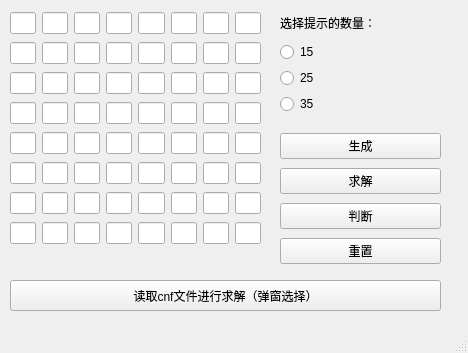
<?xml version="1.0" encoding="UTF-8"?>
<ui version="4.0">
 <class>MainWindow</class>
 <widget class="QMainWindow" name="MainWindow">
  <property name="geometry">
   <rect>
    <x>0</x>
    <y>0</y>
    <width>468</width>
    <height>353</height>
   </rect>
  </property>
  <property name="windowTitle">
   <string>数独</string>
  </property>
  <widget class="QWidget" name="centralwidget">
   <widget class="QWidget" name="gridLayoutWidget">
    <property name="geometry">
     <rect>
      <x>10</x>
      <y>10</y>
      <width>251</width>
      <height>241</height>
     </rect>
    </property>
    <layout class="QGridLayout" name="gridLayout">
     <item row="0" column="0">
      <widget class="QLineEdit" name="lineEdit_1"/>
     </item>
     <item row="0" column="1">
      <widget class="QLineEdit" name="lineEdit_2"/>
     </item>
     <item row="0" column="2">
      <widget class="QLineEdit" name="lineEdit_3"/>
     </item>
     <item row="0" column="3">
      <widget class="QLineEdit" name="lineEdit_4"/>
     </item>
     <item row="0" column="4">
      <widget class="QLineEdit" name="lineEdit_5"/>
     </item>
     <item row="0" column="5">
      <widget class="QLineEdit" name="lineEdit_6"/>
     </item>
     <item row="0" column="6">
      <widget class="QLineEdit" name="lineEdit_7"/>
     </item>
     <item row="0" column="7">
      <widget class="QLineEdit" name="lineEdit_8"/>
     </item>
     <item row="1" column="0">
      <widget class="QLineEdit" name="lineEdit_9"/>
     </item>
     <item row="1" column="1">
      <widget class="QLineEdit" name="lineEdit_10"/>
     </item>
     <item row="1" column="2">
      <widget class="QLineEdit" name="lineEdit_11"/>
     </item>
     <item row="1" column="3">
      <widget class="QLineEdit" name="lineEdit_12"/>
     </item>
     <item row="1" column="4">
      <widget class="QLineEdit" name="lineEdit_13"/>
     </item>
     <item row="1" column="5">
      <widget class="QLineEdit" name="lineEdit_14"/>
     </item>
     <item row="1" column="6">
      <widget class="QLineEdit" name="lineEdit_15"/>
     </item>
     <item row="1" column="7">
      <widget class="QLineEdit" name="lineEdit_16"/>
     </item>
     <item row="2" column="0">
      <widget class="QLineEdit" name="lineEdit_17"/>
     </item>
     <item row="2" column="1">
      <widget class="QLineEdit" name="lineEdit_18"/>
     </item>
     <item row="2" column="2">
      <widget class="QLineEdit" name="lineEdit_19"/>
     </item>
     <item row="2" column="3">
      <widget class="QLineEdit" name="lineEdit_20"/>
     </item>
     <item row="2" column="4">
      <widget class="QLineEdit" name="lineEdit_21"/>
     </item>
     <item row="2" column="5">
      <widget class="QLineEdit" name="lineEdit_22"/>
     </item>
     <item row="2" column="6">
      <widget class="QLineEdit" name="lineEdit_23"/>
     </item>
     <item row="2" column="7">
      <widget class="QLineEdit" name="lineEdit_24"/>
     </item>
     <item row="3" column="0">
      <widget class="QLineEdit" name="lineEdit_25"/>
     </item>
     <item row="3" column="1">
      <widget class="QLineEdit" name="lineEdit_26"/>
     </item>
     <item row="3" column="2">
      <widget class="QLineEdit" name="lineEdit_27"/>
     </item>
     <item row="3" column="3">
      <widget class="QLineEdit" name="lineEdit_28"/>
     </item>
     <item row="3" column="4">
      <widget class="QLineEdit" name="lineEdit_29"/>
     </item>
     <item row="3" column="5">
      <widget class="QLineEdit" name="lineEdit_30"/>
     </item>
     <item row="3" column="6">
      <widget class="QLineEdit" name="lineEdit_31"/>
     </item>
     <item row="3" column="7">
      <widget class="QLineEdit" name="lineEdit_32"/>
     </item>
     <item row="4" column="0">
      <widget class="QLineEdit" name="lineEdit_33"/>
     </item>
     <item row="4" column="1">
      <widget class="QLineEdit" name="lineEdit_34"/>
     </item>
     <item row="4" column="2">
      <widget class="QLineEdit" name="lineEdit_35"/>
     </item>
     <item row="4" column="3">
      <widget class="QLineEdit" name="lineEdit_36"/>
     </item>
     <item row="4" column="4">
      <widget class="QLineEdit" name="lineEdit_37"/>
     </item>
     <item row="4" column="5">
      <widget class="QLineEdit" name="lineEdit_38"/>
     </item>
     <item row="4" column="6">
      <widget class="QLineEdit" name="lineEdit_39"/>
     </item>
     <item row="4" column="7">
      <widget class="QLineEdit" name="lineEdit_40"/>
     </item>
     <item row="5" column="0">
      <widget class="QLineEdit" name="lineEdit_41"/>
     </item>
     <item row="5" column="1">
      <widget class="QLineEdit" name="lineEdit_42"/>
     </item>
     <item row="5" column="2">
      <widget class="QLineEdit" name="lineEdit_43"/>
     </item>
     <item row="5" column="3">
      <widget class="QLineEdit" name="lineEdit_44"/>
     </item>
     <item row="5" column="4">
      <widget class="QLineEdit" name="lineEdit_45"/>
     </item>
     <item row="5" column="5">
      <widget class="QLineEdit" name="lineEdit_46"/>
     </item>
     <item row="5" column="6">
      <widget class="QLineEdit" name="lineEdit_47"/>
     </item>
     <item row="5" column="7">
      <widget class="QLineEdit" name="lineEdit_48"/>
     </item>
     <item row="6" column="0">
      <widget class="QLineEdit" name="lineEdit_49"/>
     </item>
     <item row="6" column="1">
      <widget class="QLineEdit" name="lineEdit_50"/>
     </item>
     <item row="6" column="2">
      <widget class="QLineEdit" name="lineEdit_51"/>
     </item>
     <item row="6" column="3">
      <widget class="QLineEdit" name="lineEdit_52"/>
     </item>
     <item row="6" column="4">
      <widget class="QLineEdit" name="lineEdit_53"/>
     </item>
     <item row="6" column="5">
      <widget class="QLineEdit" name="lineEdit_54"/>
     </item>
     <item row="6" column="6">
      <widget class="QLineEdit" name="lineEdit_55"/>
     </item>
     <item row="6" column="7">
      <widget class="QLineEdit" name="lineEdit_56"/>
     </item>
     <item row="7" column="0">
      <widget class="QLineEdit" name="lineEdit_57"/>
     </item>
     <item row="7" column="1">
      <widget class="QLineEdit" name="lineEdit_58"/>
     </item>
     <item row="7" column="2">
      <widget class="QLineEdit" name="lineEdit_59"/>
     </item>
     <item row="7" column="3">
      <widget class="QLineEdit" name="lineEdit_60"/>
     </item>
     <item row="7" column="4">
      <widget class="QLineEdit" name="lineEdit_61"/>
     </item>
     <item row="7" column="5">
      <widget class="QLineEdit" name="lineEdit_62"/>
     </item>
     <item row="7" column="6">
      <widget class="QLineEdit" name="lineEdit_63"/>
     </item>
     <item row="7" column="7">
      <widget class="QLineEdit" name="lineEdit_64"/>
     </item>
    </layout>
   </widget>
   <widget class="QWidget" name="verticalLayoutWidget">
    <property name="geometry">
     <rect>
      <x>280</x>
      <y>130</y>
      <width>161</width>
      <height>141</height>
     </rect>
    </property>
    <layout class="QVBoxLayout" name="verticalLayout">
     <item>
      <widget class="QPushButton" name="pushButton_generate">
       <property name="text">
        <string>生成</string>
       </property>
      </widget>
     </item>
     <item>
      <widget class="QPushButton" name="pushButton_solve">
       <property name="text">
        <string>求解</string>
       </property>
      </widget>
     </item>
     <item>
      <widget class="QPushButton" name="pushButton_judge">
       <property name="text">
        <string>判断</string>
       </property>
      </widget>
     </item>
     <item>
      <widget class="QPushButton" name="pushButton_clear">
       <property name="text">
        <string>重置</string>
       </property>
      </widget>
     </item>
    </layout>
   </widget>
   <widget class="QWidget" name="verticalLayoutWidget_2">
    <property name="geometry">
     <rect>
      <x>280</x>
      <y>10</y>
      <width>161</width>
      <height>104</height>
     </rect>
    </property>
    <layout class="QVBoxLayout" name="verticalLayout_2">
     <item>
      <widget class="QLabel" name="label_2">
       <property name="text">
        <string>选择提示的数量：</string>
       </property>
      </widget>
     </item>
     <item>
      <widget class="QRadioButton" name="radioButton_1">
       <property name="text">
        <string>15</string>
       </property>
      </widget>
     </item>
     <item>
      <widget class="QRadioButton" name="radioButton_2">
       <property name="text">
        <string>25</string>
       </property>
      </widget>
     </item>
     <item>
      <widget class="QRadioButton" name="radioButton_3">
       <property name="text">
        <string>35</string>
       </property>
      </widget>
     </item>
    </layout>
   </widget>
   <widget class="QPushButton" name="pushButton">
    <property name="geometry">
     <rect>
      <x>10</x>
      <y>280</y>
      <width>431</width>
      <height>31</height>
     </rect>
    </property>
    <property name="text">
     <string>读取cnf文件进行求解（弹窗选择）</string>
    </property>
   </widget>
  </widget>
  <widget class="QMenuBar" name="menubar">
   <property name="geometry">
    <rect>
     <x>0</x>
     <y>0</y>
     <width>468</width>
     <height>22</height>
    </rect>
   </property>
  </widget>
  <widget class="QStatusBar" name="statusbar"/>
 </widget>
 <resources/>
 <connections/>
</ui>
